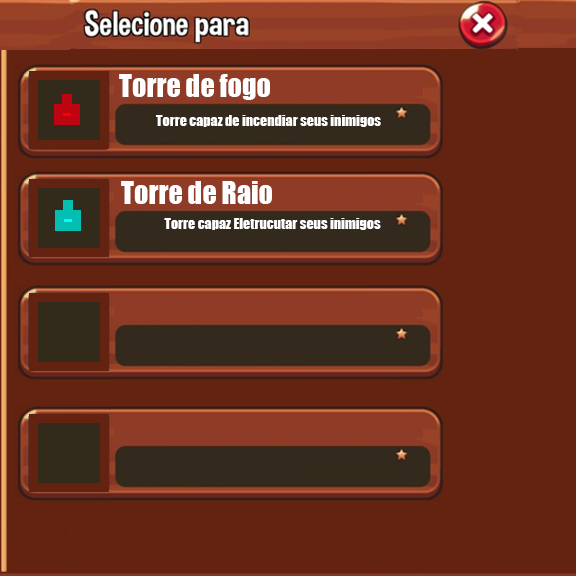

This game map was drawn from its Tiled (.tmx) file and the tilesets committed beside it. A one-line description and the full map source follow:
An orthogonal 9x9 tile map with 64x64 px tiles, 1 tile layer (Camada de Tiles 1), 2 tilesets and 5 objects (botao4, botao3, botao2, botao1, sair).

<map version="1.8" tiledversion="1.8.6" orientation="orthogonal" renderorder="right-down" width="9" height="9" tilewidth="64" tileheight="64" infinite="0" nextlayerid="4" nextobjectid="12">
 <tileset firstgid="1" source="chao.tsx" />
 <tileset firstgid="2" source="Mercado.tsx" />
 <layer id="1" name="Camada de Tiles 1" width="9" height="9">
  <data encoding="csv">
2,3,4,5,6,7,8,9,10,
11,12,13,14,15,16,17,18,19,
20,21,22,23,24,25,26,27,28,
29,30,31,32,33,34,35,36,37,
38,39,40,41,42,43,44,45,46,
47,48,49,50,51,52,53,54,55,
56,57,58,59,60,61,62,63,64,
65,66,67,68,69,70,71,72,73,
74,75,76,77,78,79,80,81,82
</data>
 </layer>
 <objectgroup id="2" name="botoes">
  <object id="11" name="botao4" x="466.512" y="417.917" width="79.2472" height="79.2472" />
  <object id="10" name="botao3" x="468.755" y="290.822" width="79.2472" height="79.2472" />
  <object id="8" name="botao2" x="469.502" y="181.67" width="79.2472" height="79.2472" />
  <object id="9" name="botao1" x="469.502" y="73.2663" width="79.2472" height="79.2472" />
 </objectgroup>
 <objectgroup id="3" name="sair">
  <object id="7" name="sair" x="460.531" y="2.24285" width="44.8569" height="44.8569" />
 </objectgroup>
</map>
